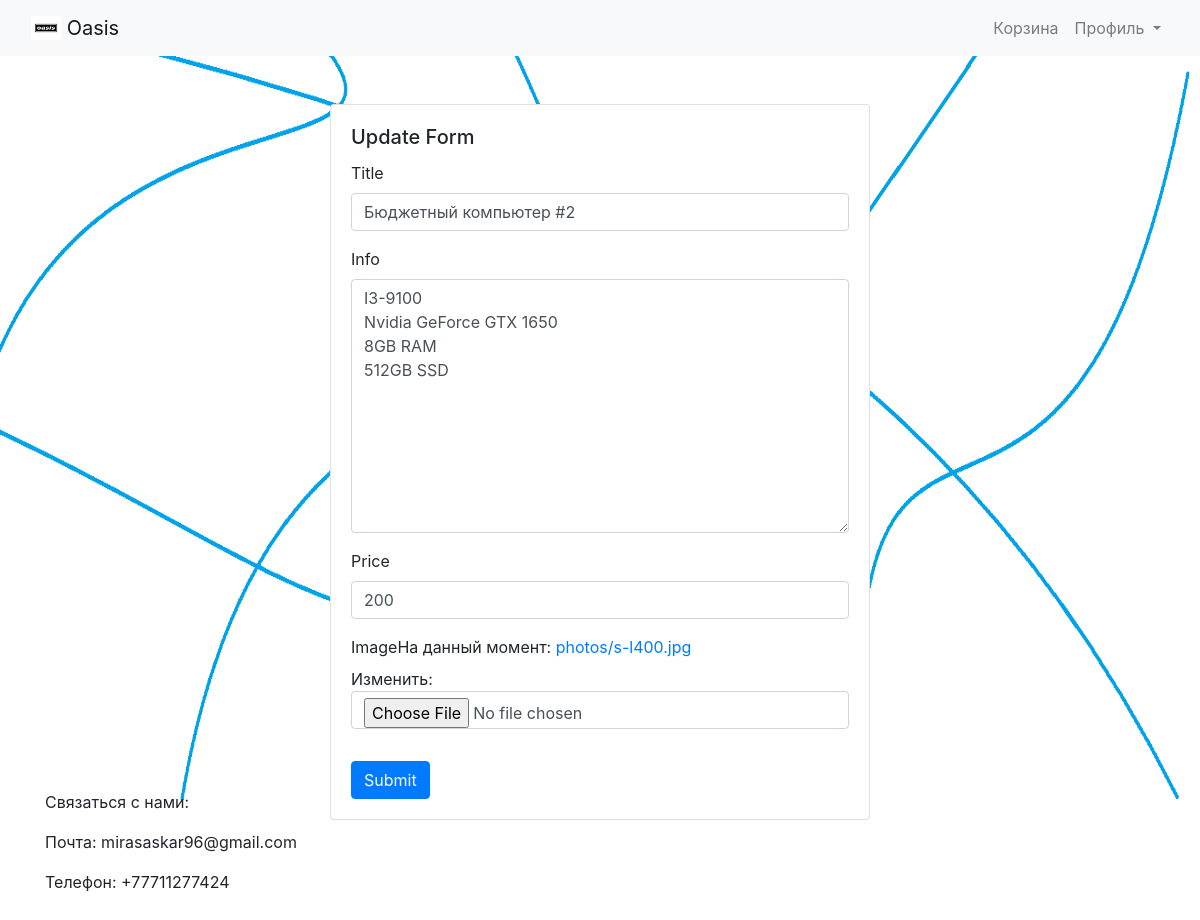
Screenshot of /comps/update/5 (signed in) with the database file from the repository.
### comp_app/models.py (models this page shows, shortened)
class Computer(models.Model):
    title = models.CharField(max_length=50)
    info = models.TextField()
    price = models.IntegerField()
    image = models.ImageField(upload_to='photos/')

### comp_app/views.py (the view)
# urls.py: path('update/<int:pk>', views.ComputerUpdate.as_view(), name='CompUpdate'),
@method_decorator(user_passes_test(lambda u: u.is_staff), name='dispatch')
class ComputerUpdate(UpdateView):
    model = Computer
    fields = ['title', 'info', 'price', 'image']
    success_url = '/comps/{id}'
    template_name = 'form.html'

### templates/form.html (shortened to what this page needs)
{% extends 'navbar.html' %}
{% load bootstrap4 %}
{% block content %}
<div class="container mt-5">
  <div class="row justify-content-center">
    <div class="col-md-6">
      <div class="card">
        <div class="card-body">
          <h5 class="card-title">Update Form</h5>
          <form method="post" enctype="multipart/form-data">
            {% bootstrap_form form layout='vertical' %}
            <button type="submit" class="btn btn-primary mt-3">Submit</button>
          </form>
        </div>
      </div>
    </div>
  </div>
</div>
{% include 'footer.html' %}
{% endblock %}

### templates/footer.html (style rules this page uses)
body { margin: 0; padding-bottom: 60px; display: flex; min-height: 100vh; flex-direction: column; }

### rows the page displays
Computer: title "Бюджетный компьютер #2", info "I3-9100 Nvidia GeForce GTX 1650 8GB RAM 512GB SSD", price "200"
